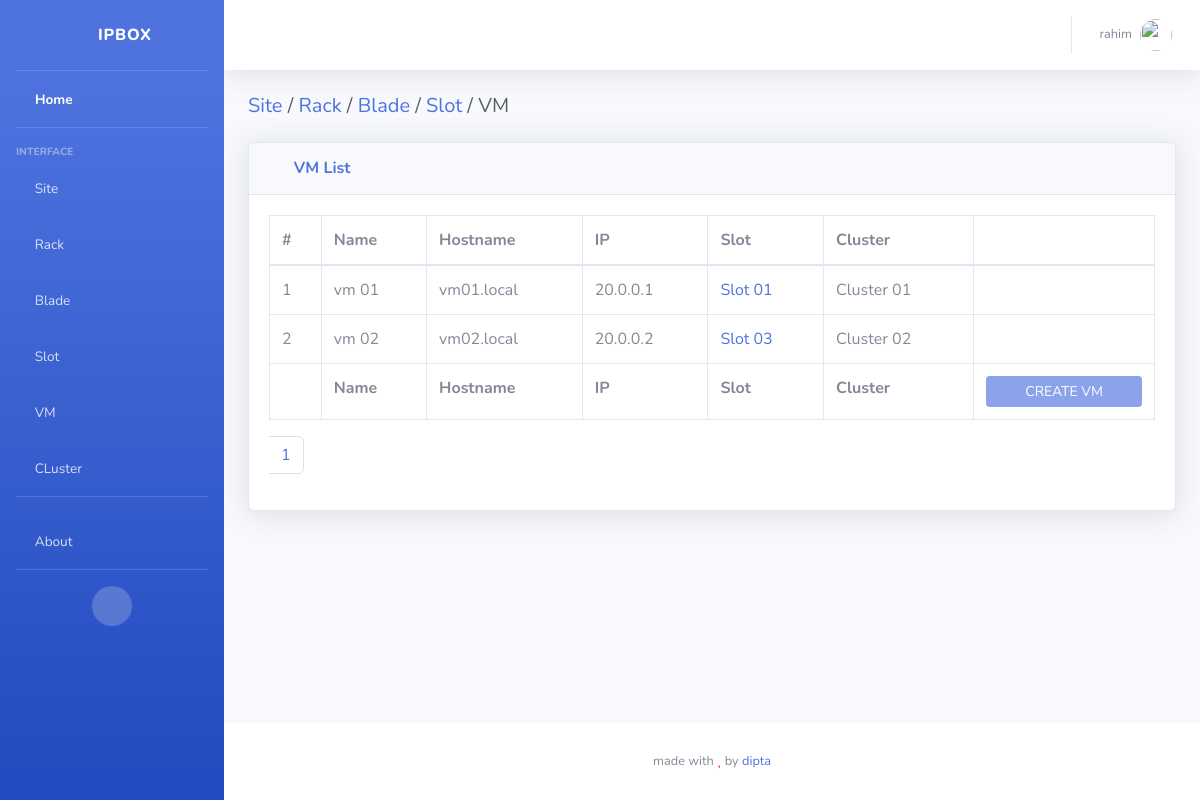
The app's page /vms/ (signed in) with its own data.
### vmapp/models.py (models this page shows, shortened)
class VM(models.Model):
  name      = models.CharField(max_length=128)
  hostname  = models.CharField(max_length=128)
  ip        = models.GenericIPAddressField()
  slot      = models.ForeignKey(Slot, related_name="vmslots", on_delete=models.CASCADE)
  cluster   = models.ForeignKey(Cluster, related_name='vmclusters', on_delete=models.CASCADE, blank=True, null=True)
  class Meta:
    verbose_name_plural = "VMs"

### slotapp/models.py (models this page shows, shortened)
class Slot(models.Model):
  name    = models.CharField(max_length=128)
  ip      = models.GenericIPAddressField()
  blade   = models.ForeignKey(Blade, related_name="slots", on_delete=models.CASCADE)
  class Meta:
    verbose_name_plural = "Slots"

### clusterapp/models.py (models this page shows, shortened)
class Cluster(models.Model):
  name        = models.CharField(max_length=128)
  ip          = models.GenericIPAddressField()
  lb_ip       = models.GenericIPAddressField()
  bootstrap   = models.GenericIPAddressField()
  class Meta:
    verbose_name_plural = "Clusters"

### vmapp/views.py (the view)
# urls.py: path('', views.vmList, name="vms"),
def vmList(request):
  dataPerPage = 5
  pageNum = request.GET.get('page', 1)
  vms = VM.objects.all()
  p = Paginator(vms, dataPerPage)
  page_obj = p.page(pageNum)
  context = {
    'page_obj': page_obj,
    'generalUser': generalUser(request.user),
    'adminUser': adminUser(request.user)
  }
  return render(request, 'vmapp/vms.html', context)

### accounts/views/management.py (called while the page is built)
def generalUser(user):
    res = False
    try:
        if user is None:
            raise ValueError('User Not Found!')
        if not user.is_active:
            raise ValueError('User Not Active!')
        if user.is_authenticated:
            res = True
    except Exception as err:
        pass
    return res

def adminUser(user):
    res = False
    try:
        if generalUser(user):
            if user.is_superuser or user.is_staff:
                res = True
    except Exception as err:
        pass
    return res

### vmapp/templates/vmapp/vms.html
{% extends 'sbadmin/base.html' %}{% load static %} {% block content %}
<div class="d-sm-flex align-items-center justify-content-between mb-4">
  <h1 class="h5 mb-0 text-gray-800">
    <a href="{% url 'siteapp:sites' %}">Site<a/> /
    <a href="{% url 'rackapp:racks' %}">Rack<a/> /
    <a href="{% url 'bladeapp:blades' %}">Blade<a/> /
    <a href="{% url 'slotapp:slots' %}">Slot<a/> / VM
  </h1>
</div>
<div class="card shadow mb-4">
  <div class="card-header py-3">
    <h6 class="m-0 font-weight-bold text-primary"><i class="fas fa-table mr-2"></i> VM List</h6>
  </div>
  <div class="card-body">
    <div class="table-responsive">
      <table
        class="table table-bordered"
        id="dataTable"
        width="100%"
        cellspacing="0"
      >
        <thead>
          <tr>
            <th>#</th>
            <th>Name</th>
            <th>Hostname</th>
            <th>IP</th>
            <th>Slot</th>
            <th>Cluster</th>
            <th></th>
          </tr>
        </thead>
        <tfoot>
          <tr>
            <th></th>
            <th>Name</th>
            <th>Hostname</th>
            <th>IP</th>
            <th>Slot</th>
            <th>Cluster</th>
            <th>
              {% if adminUser %}
                <a href="{% url 'vmapp:vm_create' %}"
                  class="btn btn-primary btn-sm btn-block">CREATE VM</a>
              {% else %}
                <div class="btn btn-primary btn-sm btn-block disabled customNotAllowed">CREATE VM</div>
              {% endif %}
            </th>
          </tr>
        </tfoot>
        <tbody>
          {% for vm in page_obj %}
          <tr>
            <td>{{ forloop.counter }}</td>
            <td>{{ vm.name }}</td>
            <td>{{ vm.hostname }}</td>
            <td>{{ vm.ip }}</td>
            <td>
              <a href="#"
                class="text-primary">
                {{ vm.slot.name }}
              </a>
            </td>
            <td>{{ vm.cluster.name }}</td>
            <td class="text-center">
              {% if adminUser %}
                <a href="{% url 'vmapp:vm_update' vm.id %}"
                  class="text-info mr-4" title="edit">
                  <i class="fas fa-edit"></i>
                </a>
                <a href="#" class="text-danger ml-4" title="delete">
                  <i class="fas fa-trash-alt"></i>
                </a>
              {% else %}
                <span class="text-info mr-4 customNotAllowed" title="edit">
                  <i class="fas fa-edit"></i>
                </span>
                <span class="text-danger ml-4 customNotAllowed" title="delete">
                  <i class="fas fa-trash-alt"></i>
                </span>
              {% endif %}
            </td>
          </tr>
          {% endfor %}
        </tbody>
      </table>
      {% include 'core/pagination.html' %}
    </div>
  </div>
</div>
{% endblock content %}

### templates/sbadmin/components/navbar.html (shortened to what this page needs)
{% load static %}
<nav class="navbar navbar-expand navbar-light bg-white topbar mb-4 static-top shadow">
  <ul class="navbar-nav ml-auto">
    {% if user.is_authenticated %}
    <li class="nav-item dropdown no-arrow">
      <a
        class="nav-link dropdown-toggle"
        href="#"
        id="userDropdown"
        role="button"
        data-toggle="dropdown"
        aria-haspopup="true"
        aria-expanded="false"
      >
        <span class="mr-2 d-none d-lg-inline text-gray-600 small">
          {{user.username}}
        </span>
        <img
          class="img-profile rounded-circle"
          src="{% static 'themes/sbadmin/img/undraw_profile.svg' %}"
        />
      </a>
    </li>
    {% endif %}
  </ul>
</nav>

### static/themes/mystyle/css/mystyle.css (style rules this page uses)
.customNotAllowed { cursor: not-allowed; }

### records on screen
VM: name "vm 01", hostname "vm01.local", ip "20.0.0.1", slot.name "Slot 01", cluster.name "Cluster 01"
VM: name "vm 02", hostname "vm02.local", ip "20.0.0.2", slot.name "Slot 03", cluster.name "Cluster 02"

### other values on screen
{{ user.username }} "rahim"
{{ num }} "1"
